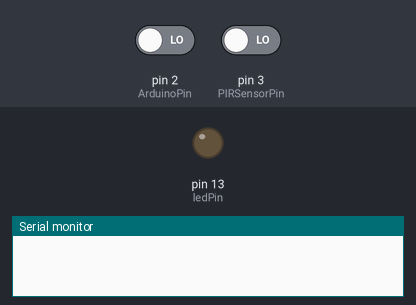
Simulated run of this sketch. Board: Arduino Uno, built with avr-gcc and run on an emulated ATmega328P. Parts: output pins drawn as LEDs (lit = HIGH), the last lines printed to the serial monitor. The test bench sets the inputs (shaded band); at power-on: pin 3 (PIRSensorPin) LOW, pin 2 (ArduinoPin) LOW.

Above: at 1.2 s.
1.3 s: pin 3 (PIRSensorPin) driven HIGH
At 1.9 s:
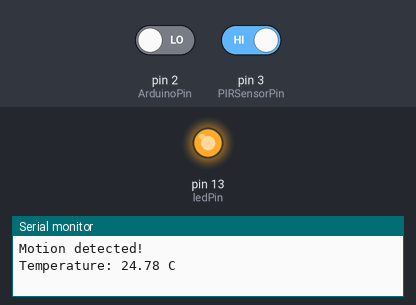
Timing chart, 0 to 4.3 s (numbered marks = the images above; inputs shaded):
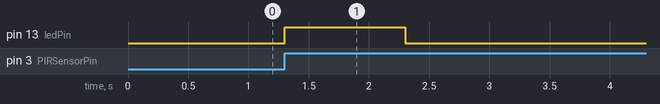

The sketch:

Task1.3C.ino
```cpp
const int PIRSensorPin = 3;
const int ArduinoPin= 2;
const int tmp36Pin = A0;
const int ledPin = 13;
const int ArduinoLED = 10;
volatile bool motionDetected = false;

void setup() {
  pinMode(PIRSensorPin, INPUT);
  pinMode(ledPin, OUTPUT);
  attachInterrupt(digitalPinToInterrupt(PIRSensorPin), motionDetectedIsTrue, CHANGE);
  attachInterrupt(digitalPinToInterrupt(ArduinoPin), Arduino, CHANGE);
  Serial.begin(9600);
}

void loop() {
  if (motionDetected) {
    float temp = getTemperature();
    Serial.println("Motion detected!");
    Serial.print("Temperature: ");
    Serial.print(temp);
    Serial.println(" C");
    digitalWrite(ledPin, HIGH);
    delay(1000);
    motionDetected = false;
  } else {
    digitalWrite(ledPin, LOW);
  }
}

void motionDetectedIsTrue() {
  motionDetected = true;
}
void Arduino(){
	digitalWrite(ArduinoLED,HIGH);
  	delay(1000);
  	digitalWrite(ArduinoLED,LOW);

}
float getTemperature() {
  int sensorValue = analogRead(tmp36Pin);
  float voltage = sensorValue * (5.0 / 1023.0);
  float temperature = (voltage - 0.5) * 100.0;

  return temperature;
}
```

Measured:
- after the input at 1.3 s, pin 13 (ledPin): LOW → HIGH at once, → LOW 1.0 s later
